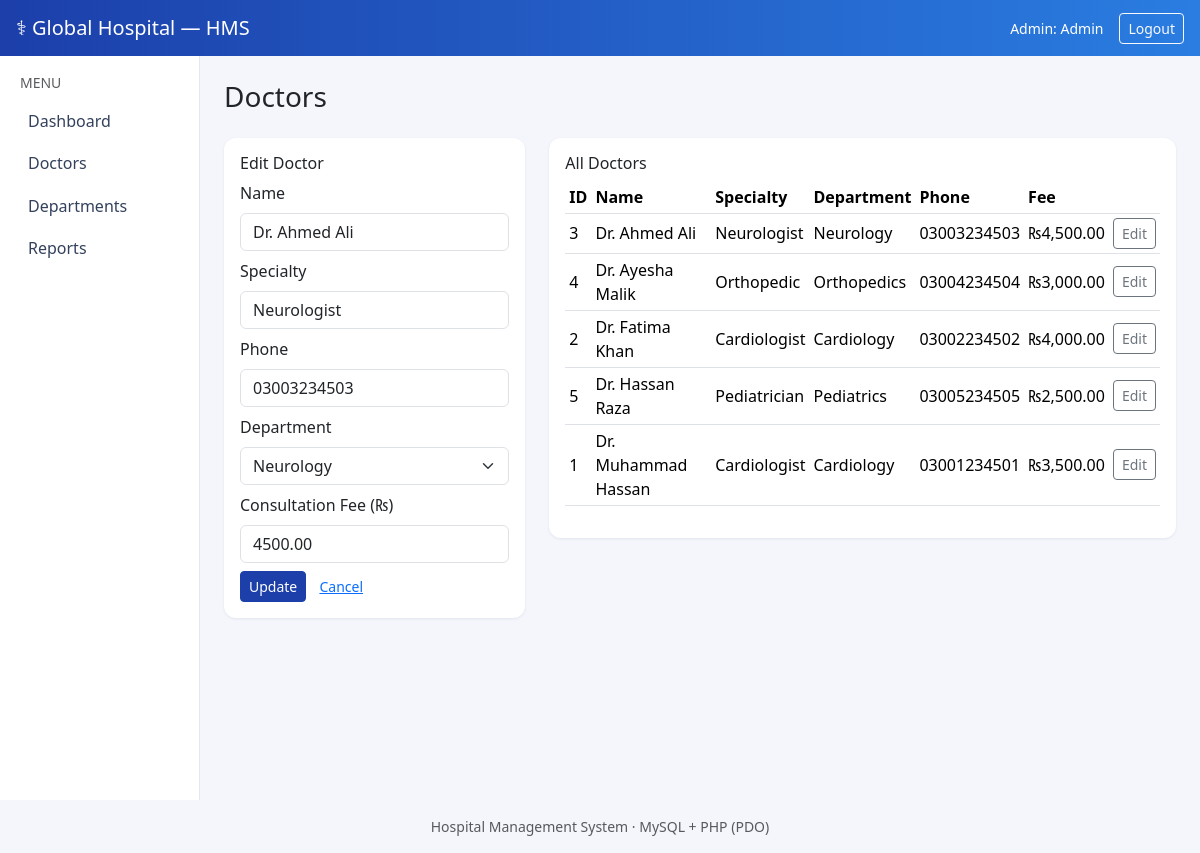
The app's page /admin/doctors.php?edit=3 (signed in) with its own data.
### tables this page shows
CREATE TABLE Doctors (
    doctor_id        INT AUTO_INCREMENT PRIMARY KEY,
    name             VARCHAR(100) NOT NULL,
    specialty        VARCHAR(100) NOT NULL,
    phone            VARCHAR(15),
    department_id    INT NOT NULL,
    consultation_fee DECIMAL(10,2) NOT NULL DEFAULT 0,
    FOREIGN KEY (department_id) REFERENCES Departments(department_id)
);

CREATE TABLE Departments (
    department_id   INT AUTO_INCREMENT PRIMARY KEY,
    name            VARCHAR(100) NOT NULL UNIQUE,
    description     VARCHAR(255)
);

### config/database.php (called while the page is built, shortened)
<?php
function db(): PDO
{
    static $pdo = null;
    if ($pdo === null) {
        try {
            $pdo = new PDO(
                'mysql:host=' . DB_HOST . ';port=' . DB_PORT . ';dbname=' . DB_NAME . ';charset=utf8mb4',
                DB_USER,
                DB_PASS,
                [
                    PDO::ATTR_ERRMODE            => PDO::ERRMODE_EXCEPTION,
                    PDO::ATTR_DEFAULT_FETCH_MODE => PDO::FETCH_ASSOC,
                    PDO::ATTR_EMULATE_PREPARES   => false,
                ]
            );
        } catch (PDOException $e) {
            die('Database connection failed: ' . $e->getMessage());
        }
    }
    return $pdo;
}

### includes/functions.php (called while the page is built, shortened)
<?php
require_once __DIR__ . '/../config/database.php';
function getDepartments(): array
{
    return db()->query('SELECT * FROM Departments ORDER BY name')->fetchAll();
}
function getDoctors(): array
{
    return db()->query(
        'SELECT d.*, dept.name AS department_name
         FROM Doctors d
         JOIN Departments dept ON d.department_id = dept.department_id
         ORDER BY d.name'
    )->fetchAll();
}
function getDoctor(int $id): ?array
{
    $stmt = db()->prepare('SELECT * FROM Doctors WHERE doctor_id = ?');
    $stmt->execute([$id]);
    return $stmt->fetch() ?: null;
}
function e($v): string
{
    return htmlspecialchars((string) $v, ENT_QUOTES, 'UTF-8');
}

### admin/doctors.php (the view, shortened to what this page needs)
<?php
require_once __DIR__ . '/../includes/functions.php';
$departments = getDepartments();
$doctors     = getDoctors();
$edit        = isset($_GET['edit']) ? getDoctor((int) $_GET['edit']) : null;
require __DIR__ . '/../includes/header.php';
?>
<div class="row g-4">
    <div class="col-md-4">
        <div class="card p-3">
            <h6><?= $edit ? 'Edit Doctor' : 'Add Doctor' ?></h6>
            <form method="post">
                <div class="mb-2">
                    <label class="form-label">Name</label>
                    <input name="name" class="form-control" value="<?= e($edit['name'] ?? '') ?>" required>
                </div>
                <div class="mb-2">
                    <label class="form-label">Specialty</label>
                    <input name="specialty" class="form-control" value="<?= e($edit['specialty'] ?? '') ?>" required>
                </div>
                <div class="mb-2">
                    <label class="form-label">Phone</label>
                    <input name="phone" class="form-control" value="<?= e($edit['phone'] ?? '') ?>">
                </div>
                <div class="mb-2">
                    <label class="form-label">Department</label>
                    <select name="department_id" class="form-select" required>
                        <?php foreach ($departments as $d): ?>
                            <option value="<?= e($d['department_id']) ?>"
                                <?= ($edit && $edit['department_id'] == $d['department_id']) ? 'selected' : '' ?>>
                                <?= e($d['name']) ?>
                            </option>
                        <?php endforeach; ?>
                    </select>
                </div>
                <div class="mb-2">
                    <label class="form-label">Consultation Fee (₨)</label>
                    <input type="number" step="0.01" name="consultation_fee" class="form-control"
                           value="<?= e($edit['consultation_fee'] ?? '') ?>" required>
                </div>
                <button class="btn btn-primary btn-sm"><?= $edit ? 'Update' : 'Add' ?></button>
                <?php if ($edit): ?><a class="btn btn-link btn-sm" href="doctors.php">Cancel</a><?php endif; ?>
            </form>
        </div>
    </div>
    <div class="col-md-8">
        <div class="card p-3">
            <h6>All Doctors</h6>
            <table class="table table-sm table-hover align-middle">
                <thead>
                    <tr><th>ID</th><th>Name</th><th>Specialty</th><th>Department</th><th>Phone</th><th>Fee</th><th></th></tr>
                </thead>
                <tbody>
                <?php foreach ($doctors as $d): ?>
                    <tr>
                        <td><?= e($d['doctor_id']) ?></td>
                        <td><?= e($d['name']) ?></td>
                        <td><?= e($d['specialty']) ?></td>
                        <td><?= e($d['department_name']) ?></td>
                        <td><?= e($d['phone']) ?></td>
                        <td>₨<?= e(number_format($d['consultation_fee'], 2)) ?></td>
                        <td><a class="btn btn-outline-secondary btn-sm" href="?edit=<?= e($d['doctor_id']) ?>">Edit</a></td>
                    </tr>
                <?php endforeach; ?>
                </tbody>
            </table>
        </div>
    </div>
</div>
<?php require __DIR__ . '/../includes/footer.php'; ?>

### assets/css/style.css (style rules this page uses)
:root { --hms-primary: #1c3faa; --hms-primary-dark: #16308a; }
body { background: #f4f6fb; font-family: "Segoe UI", system-ui, sans-serif; }
.card { border: none; box-shadow: 0 1px 3px rgba(20, 40, 90, .08); border-radius: .75rem; }
.btn-primary { background: var(--hms-primary); border-color: var(--hms-primary); }
.table thead { background: #eef2fb; }

### records on screen
doctors: name "Dr. Ahmed Ali", specialty "Neurologist", phone "03003234503", department_id "Neurology", consultation_fee "4500.00", doctor_id "3", department.name "Neurology", consultation_fee "4,500.00"
doctors: doctor_id "4", name "Dr. Ayesha Malik", specialty "Orthopedic", department.name "Orthopedics", phone "03004234504", consultation_fee "3,000.00"
doctors: doctor_id "2", name "Dr. Fatima Khan", specialty "Cardiologist", department.name "Cardiology", phone "03002234502", consultation_fee "4,000.00"
doctors: doctor_id "5", name "Dr. Hassan Raza", specialty "Pediatrician", department.name "Pediatrics", phone "03005234505", consultation_fee "2,500.00"
doctors: doctor_id "1", name "Dr. Muhammad Hassan", specialty "Cardiologist", department.name "Cardiology", phone "03001234501", consultation_fee "3,500.00"

### other values on screen
$role "Admin"
$_SESSION['username'] "Admin"
$label "Dashboard"
$label "Doctors"
$label "Departments"
$label "Reports"
$pageTitle "Doctors"
